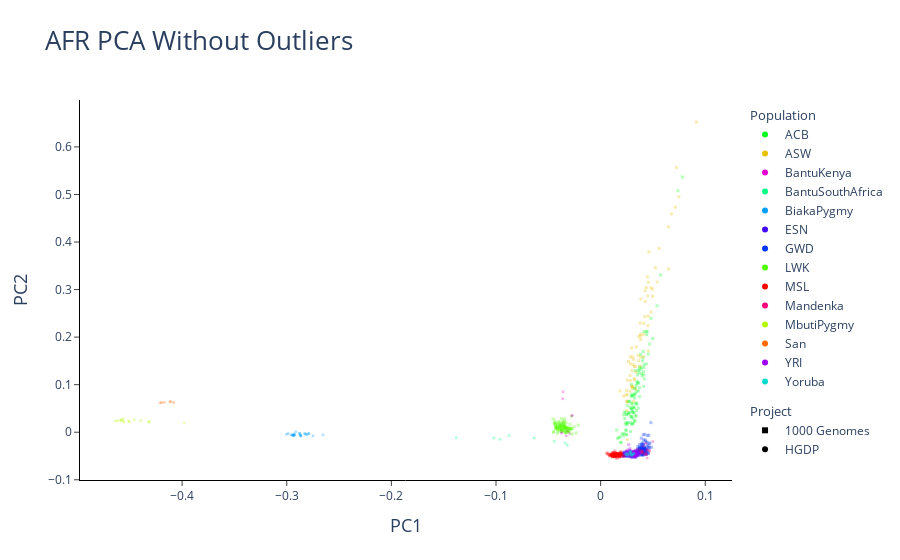
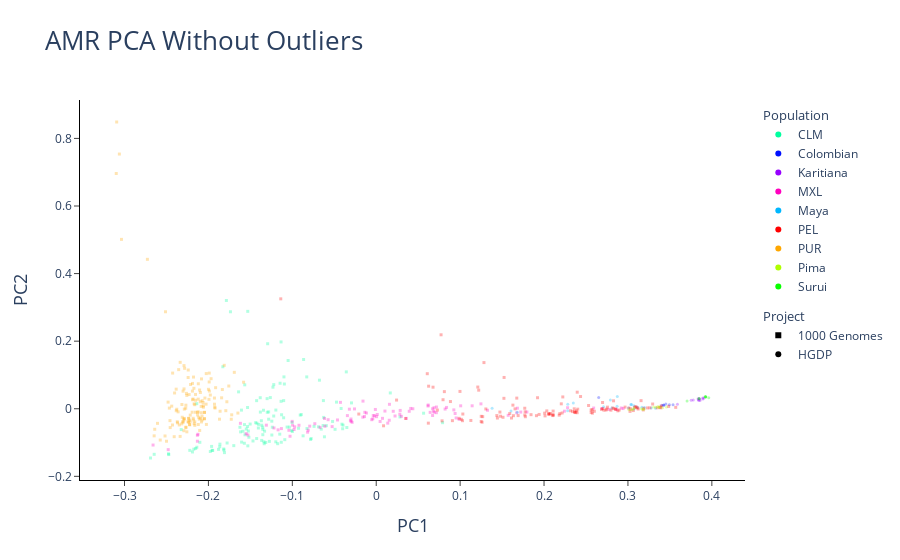

Notebook code cell kept with these figures, in order:
### Markdown cell above
### 6c-2. Subcontinental PCA Plots (without outliers)

[Back to Index](#Index)

### Code cell
# Initialize dictionary to save each plot
plots_without_outliers = {}

for region in regions[1:]: # skip "GLOBAL" and only plot PCA for the 7 genetic regions 
    
    # Filter for a specific region
    subcont_without_outliers = scores_without_outliers[region]

    # Only plotting PC1 vs PC2 but you can change the PC values or make a for loop to plot the rest of the PCs
    p = ggplot(subcont_without_outliers, aes(x=subcont_without_outliers.PC1, y=subcont_without_outliers.PC2)) + \
        geom_point(aes(color = subcont_without_outliers.subpop, 
                       shape = subcont_without_outliers.proj_title),
                       size = 3, alpha = .3) +\
        xlab("PC1") + \
        ylab("PC2") + \
        ggtitle(region + " PCA Without Outliers")+\
        labs(shape = 'Project', color = 'Population')

    # Add plot to dictionary with the region name as its key 
    plots_without_outliers[region] = p
    
# Show subcontinental PC1 vs PC2 plots one by one 
for region in regions[1:]:
    plots_without_outliers[region].show()

### Figure 1 — Plotly figure (JSON) as saved in the notebook; plotly's stock layout.template omitted (floating-point values rounded to 4 significant figures; data arrays with more than 128 entries replaced by an {"elided": "..."} marker saying what was removed)
{"data": [{"marker": {"color": "rgb(6, 255, 34)", "opacity": 0.3, "size": 3, "symbol": "square"}, "mode": "markers", "showlegend": false, "type": "scatter", "x": [0.04142, 0.01534, 0.04124, 0.0234, 0.02835, 0.03471, 0.03335, 0.02689, 0.02171, 0.03245, 0.02687, 0.03158, 0.02823, 0.02055, 0.02487, 0.02612, 0.03974, 0.03036, 0.03233, 0.023, 0.0411, 0.03636, 0.05728, 0.03033, 0.03504, 0.03251, 0.07808, 0.03346, 0.03298, 0.03911, 0.03864, 0.04372, 0.02783, 0.01861, 0.0346, 0.01608, 0.02183, 0.023, 0.03577, 0.02919, 0.03411, 0.02476, 0.04145, 0.02195, 0.04063, 0.02419, 0.03605, 0.02955, 0.04413, 0.03678, 0.03344, 0.03429, 0.02858, 0.04671, 0.0498, 0.03717, 0.03267, 0.03203, 0.03065, 0.02872, 0.03713, 0.03056, 0.03273, 0.02377, 0.03603, 0.04105, 0.02513, 0.0174, 0.02991, 0.03398, 0.04819, 0.02949, 0.01886, 0.04148, 0.02956, 0.07393, 0.03071, 0.02546, 0.03387, 0.03117, 0.01984, 0.04018, 0.02497, 0.0294, 0.02567, 0.03516, 0.02472, 0.03162, 0.03868, 0.04176, 0.03017, 0.03482, 0.03728, 0.05386, 0.03278, 0.02938, 0.02953, 0.04455, 0.04053, 0.0278, 0.0267, 0.02612, 0.04555, 0.02356, 0.03816, 0.03598, 0.03195, 0.02427, 0.03236, 0.02979, 0.03087, 0.02961, 0.04348, 0.0366], "xaxis": "x", "y": [0.1362, 0.00465, 0.1205, 0.04224, 0.02016, 0.08618, 0.08191, 0.06422, -0.007453, 0.09216, 0.03911, 0.05317, 0.05266, -0.003636, 0.003993, 0.06516, 0.119, 0.04215, 0.07179, 0.0422, 0.1273, 0.1248, 0.3306, 0.04508, 0.1021, 0.05092, 0.5368, 0.1298, 0.03406, 0.1232, 0.1364, 0.1436, 0.0408, -0.009721, 0.1064, -0.01254, -0.002966, 0.02872, 0.1053, 0.07679, 0.03462, -0.005175, 0.1421, 0.03651, 0.1697, 0.02072, 0.1036, 0.03292, 0.2051, 0.1307, 0.06024, 0.0458, 0.001443, 0.1854, 0.197, 0.1374, 0.02494, 0.07868, 0.07707, 0.03336, 0.09392, 0.0181, 0.02221, 0.004517, 0.08686, 0.09662, 0.03668, -0.01164, 0.08027, 0.0614, 0.2395, 0.1003, -0.02098, 0.2116, 0.03207, 0.5081, 0.05166, 0.05585, 0.09793, 0.01879, -0.02183, 0.15, 0.0153, 0.04962, 0.01894, 0.1203, 0.03749, 0.04098, 0.1331, 0.1121, 0.0599, 0.05937, 0.07488, 0.2659, 0.09215, 0.0484, 0.01655, 0.212, 0.1568, 0.06497, 0.04123, 0.01983, 0.1645, 0.01725, 0.1635, 0.05072, 0.04112, -0.004249, 0.07882, 0.07544, 0.02764, 0.06114, 0.2112, 0.1303], "yaxis": "y"}, {"marker": {"color": "rgb(232, 192, 0)", "opacity": 0.3, "size": 3, "symbol": "square"}, "mode": "markers", "showlegend": false, "type": "scatter", "x": [0.03854, 0.03582, 0.03641, 0.03814, 0.03213, 0.02848, 0.02998, 0.04371, 0.02797, 0.0304, 0.04496, 0.04972, 0.04553, 0.048, 0.0482, 0.02836, 0.03857, 0.04094, 0.02492, 0.03215, 0.03062, 0.03056, 0.02968, 0.03093, 0.0649, 0.0184, 0.02506, 0.02534, 0.03352, 0.02172, 0.07245, 0.0447, 0.06774, 0.05601, 0.02549, 0.03784, 0.03217, 0.05232, 0.03145, 0.03816, 0.04257, 0.02947, 0.09154, 0.0748, 0.02664, 0.04967, 0.03131, 0.0411, 0.02534, 0.03345, 0.04118, 0.02521, 0.04277, 0.05406, 0.02473, 0.03406, 0.03634, 0.06482, 0.03011, 0.03319, 0.0714, 0.04561, 0.03752, 0.04609, 0.03807, 0.02815, 0.02425, 0.02843, 0.04553, 0.04525, 0.04232], "xaxis": "x", "y": [0.28, 0.1618, 0.1507, 0.1581, 0.1383, 0.1439, 0.1295, 0.3042, 0.08635, 0.09304, 0.2866, 0.2859, 0.3153, 0.3038, 0.2528, 0.1586, 0.2024, 0.1588, 0.06531, 0.1104, 0.1582, 0.09585, 0.09718, 0.1423, 0.3433, 0.08671, 0.06304, 0.07931, 0.091, 0.07605, 0.5568, 0.3267, 0.4592, 0.3866, 0.1096, 0.2293, 0.1128, 0.3461, 0.06494, 0.1951, 0.2976, 0.1774, 0.6524, 0.495, 0.1489, 0.3011, 0.1534, 0.2062, -0.0156, 0.127, 0.2291, 0.04561, 0.2751, 0.3159, 0.08768, 0.1796, 0.2011, 0.4318, 0.09427, 0.1384, 0.4734, 0.1711, 0.139, 0.3793, 0.2057, 0.1194, 0.07798, 0.1084, 0.2442, 0.2242, 0.2434], "yaxis": "y"}, {"marker": {"color": "rgb(225, 0, 209)", "opacity": 0.3, "size": 3, "symbol": "circle"}, "mode": "markers", "showlegend": false, "type": "scatter", "x": [-0.03299, -0.03778, -0.02957, -0.02708, -0.03142, -0.02771, -0.03593, -0.0363, -0.03663, -0.03747, -0.03139, -0.032], "xaxis": "x", "y": [-0.007603, 0.001675, -0.00252, 0.03582, 0.001716, 0.03476, 0.08526, 0.07053, 0.0004632, -0.001838, 0.002826, 0.003858], "yaxis": "y"}, {"marker": {"color": "rgb(1, 255, 136)", "opacity": 0.3, "size": 3, "symbol": "circle"}, "mode": "markers", "showlegend": false, "type": "scatter", "x": [-0.1021, -0.09624, -0.0319, -0.06355, -0.04427, -0.03415, -0.08747, -0.138], "xaxis": "x", "y": [-0.01223, -0.01475, -0.02683, -0.01236, -0.01887, -0.0229, -0.006999, -0.01161], "yaxis": "y"}, {"marker": {"color": "rgb(0, 159, 255)", "opacity": 0.3, "size": 3, "symbol": "circle"}, "mode": "markers", "showlegend": false, "type": "scatter", "x": [-0.2928, -0.2654, -0.2928, -0.2959, -0.287, -0.2938, -0.2819, -0.2943, -0.3003, -0.2986, -0.2818, -0.2863, -0.2878, -0.283, -0.2748, -0.2942, -0.2877, -0.2928, -0.2867, -0.2869, -0.2928, -0.2804, -0.2789, -0.2914, -0.2791, -0.2945], "xaxis": "x", "y": [-0.005438, -0.005102, -0.003761, -0.005065, -0.005655, -0.006446, -0.003943, -0.006142, -0.004483, -0.002671, -0.003588, -0.007869, -0.002183, -0.002534, -0.007229, -0.006105, -0.002157, -0.007495, -0.007214, -0.006609, -0.005348, -0.005398, -0.002747, 0.0008115, -0.002627, -0.005542], "yaxis": "y"}, {"marker": {"color": "rgb(65, 9, 255)", "opacity": 0.3, "size": 3, "symbol": "square"}, "mode": "markers", "showlegend": false, "type": "scatter", "x": {"elided": "148 float values"}, "xaxis": "x", "y": {"elided": "148 float values"}, "yaxis": "y"}, {"marker": {"color": "rgb(0, 52, 255)", "opacity": 0.3, "size": 3, "symbol": "square"}, "mode": "markers", "showlegend": false, "type": "scatter", "x": {"elided": "176 float values"}, "xaxis": "x", "y": {"elided": "176 float values"}, "yaxis": "y"}, {"marker": {"color": "rgb(80, 255, 0)", "opacity": 0.3, "size": 3, "symbol": "square"}, "mode": "markers", "showlegend": false, "type": "scatter", "x": [-0.03315, -0.03677, -0.04277, -0.03414, -0.03921, -0.04004, -0.03381, -0.03735, -0.04426, -0.03943, -0.03747, -0.02742, -0.04527, -0.03728, -0.03723, -0.03491, -0.0397, -0.04135, -0.02848, -0.04186, -0.04212, -0.02991, -0.03749, -0.03453, -0.03436, -0.03915, -0.04095, -0.0419, -0.02898, -0.03517, -0.03217, -0.03682, -0.03604, -0.04553, -0.03048, -0.03377, -0.02943, -0.02933, -0.03016, -0.03252, -0.03323, -0.03112, -0.03379, -0.03706, -0.03757, -0.04172, -0.03536, -0.04487, -0.03934, -0.03628, -0.03937, -0.0441, -0.03839, -0.02345, -0.04357, -0.03604, -0.03692, -0.03487, -0.04124, -0.03286, -0.04136, -0.03552, -0.02788, -0.03525, -0.03108, -0.03779, -0.0346, -0.03397, -0.03699, -0.04039, -0.0296, -0.0357, -0.03354, -0.03361, -0.02145, -0.03447, -0.02757, -0.03258, -0.0391, -0.04125, -0.02555, -0.03294, -0.03186, -0.03836, -0.04285, -0.04304, -0.03161, -0.02723, -0.04324, -0.03501, -0.03574, -0.03457, -0.03882, -0.04348, -0.03932, -0.04157, -0.04303], "xaxis": "x", "y": [-0.001043, 0.01274, 0.01263, 0.002914, 0.009365, 0.009156, 0.01624, 0.02846, 0.01978, 0.001682, 0.01642, 0.006995, -0.0003063, 0.01441, 0.006195, 0.01167, 0.0226, 0.008594, 0.007332, 0.008536, 0.014, -0.0006313, 0.007851, 0.02821, 0.02359, 0.01359, 0.003877, 0.007979, 0.006228, 0.01198, 0.004041, 0.02104, 0.005784, 0.02806, 0.008277, 0.008643, 0.00891, 0.01694, 0.003605, 0.01111, 0.007197, 0.002222, 0.01162, 0.004003, 0.002743, 0.0112, 0.01578, 0.001336, 0.0089, 0.008065, 0.006619, 0.01697, 0.01297, -0.001597, 0.01859, 0.01272, 0.001998, 0.008577, 0.01221, -0.0006647, -0.002313, 0.01843, 0.0337, 0.003408, 0.008452, 0.005463, 0.008646, -0.0002175, 0.01183, 0.02063, 0.007073, 0.02028, -0.0009401, 0.007232, 0.01496, 0.01114, 0.007908, 0.009181, 0.01726, 0.004671, 0.01159, 0.02013, 0.004999, 0.01316, 0.009488, 0.006978, 0.008351, -0.003736, 0.0183, 0.01337, 0.02235, 0.0114, 0.01714, 0.02385, 0.01463, 0.01728, 0.01115], "yaxis": "y"}, {"marker": {"color": "rgb(255, 0, 0)", "opacity": 0.3, "size": 3, "symbol": "square"}, "mode": "markers", "showlegend": false, "type": "scatter", "x": [0.009073, 0.01469, 0.01146, 0.01394, 0.01308, 0.01856, 0.01632, 0.02246, 0.0113, 0.01002, 0.007392, 0.0158, 0.01112, 0.01403, 0.01304, 0.0157, 0.01741, 0.01646, 0.01146, 0.01505, 0.0191, 0.02027, 0.01167, 0.0165, 0.03275, 0.01249, 0.01406, 0.01164, 0.0112, 0.01128, 0.01692, 0.01069, 0.01038, 0.01179, 0.01732, 0.01505, 0.00909, 0.01544, 0.01376, 0.01275, 0.01656, 0.01885, 0.02109, 0.01578, 0.01719, 0.0196, 0.01932, 0.01923, 0.01728, 0.0131, 0.01727, 0.01565, 0.01118, 0.01546, 0.01133, 0.01621, 0.01307, 0.01806, 0.01767, 0.01928, 0.01781, 0.01492, 0.01953, 0.01014, 0.01863, 0.0159, 0.01353, 0.01525, 0.01453, 0.01782, 0.01371, 0.008259, 0.01258, 0.01737, 0.01374, 0.02159, 0.01851, 0.01893, 0.01573, 0.009774, 0.008694, 0.01136, 0.01403, 0.01332, 0.01198, 0.01725, 0.01591, 0.0146, 0.01074, 0.01554, 0.01381, 0.01554, 0.01883, 0.01333, 0.01388, 0.01203, 0.00642, 0.005881], "xaxis": "x", "y": [-0.0485, -0.05391, -0.04674, -0.0505, -0.04953, -0.04665, -0.04662, -0.04876, -0.05001, -0.04813, -0.04694, -0.047, -0.0486, -0.04608, -0.04833, -0.04895, -0.04686, -0.0497, -0.05118, -0.04711, -0.04805, -0.04564, -0.04878, -0.04739, -0.04065, -0.04611, -0.05005, -0.04217, -0.04639, -0.04808, -0.04906, -0.04541, -0.04722, -0.05179, -0.04671, -0.04708, -0.0472, -0.04452, -0.04516, -0.04963, -0.04536, -0.0515, -0.04659, -0.04796, -0.04549, -0.04602, -0.04595, -0.04448, -0.05102, -0.0507, -0.04624, -0.04998, -0.05062, -0.0457, -0.04432, -0.05419, -0.0511, -0.05154, -0.04717, -0.04875, -0.05091, -0.04771, -0.04073, -0.04607, -0.05069, -0.04571, -0.04407, -0.05087, -0.04797, -0.05012, -0.05018, -0.04655, -0.04325, -0.04853, -0.04652, -0.05097, -0.04333, -0.0436, -0.04457, -0.04893, -0.05029, -0.0503, -0.04937, -0.04842, -0.04908, -0.04438, -0.04673, -0.04565, -0.0465, -0.04714, -0.0396, -0.04908, -0.04386, -0.04732, -0.04373, -0.04609, -0.04379, -0.04493], "yaxis": "y"}, {"marker": {"color": "rgb(255, 0, 123)", "opacity": 0.3, "size": 3, "symbol": "circle"}, "mode": "markers", "showlegend": false, "type": "scatter", "x": [0.04324, 0.03954, 0.04101, 0.03911, 0.04334, 0.03857, 0.04055, 0.04666, 0.03749, 0.03669, 0.04427, 0.04312, 0.04365, 0.04988, 0.04447, 0.0379, 0.04406, 0.03855, 0.04675, 0.03465, 0.04169, 0.04122, 0.03982], "xaxis": "x", "y": [-0.04688, -0.03772, -0.04297, -0.04495, -0.04366, -0.04174, -0.04083, -0.03783, -0.03977, -0.0371, -0.03525, -0.02317, -0.03906, -0.01956, -0.05414, -0.04113, -0.04659, -0.04282, -0.03952, -0.03568, -0.04742, -0.02888, -0.04004], "yaxis": "y"}, {"marker": {"color": "rgb(181, 249, 0)", "opacity": 0.3, "size": 3, "symbol": "circle"}, "mode": "markers", "showlegend": false, "type": "scatter", "x": [-0.4568, -0.4457, -0.4616, -0.4583, -0.4318, -0.4557, -0.4564, -0.398, -0.4511, -0.4396, -0.4505, -0.4587, -0.4636, -0.4313], "xaxis": "x", "y": [0.02447, 0.02649, 0.02477, 0.02656, 0.02077, 0.02157, 0.02762, 0.01967, 0.02397, 0.02491, 0.02189, 0.02434, 0.02343, 0.02311], "yaxis": "y"}, {"marker": {"color": "rgb(255, 107, 0)", "opacity": 0.3, "size": 3, "symbol": "circle"}, "mode": "markers", "showlegend": false, "type": "scatter", "x": [-0.4118, -0.408, -0.4196, -0.421, -0.4172, -0.4105], "xaxis": "x", "y": [0.06468, 0.06266, 0.06238, 0.06195, 0.0629, 0.06396], "yaxis": "y"}, {"marker": {"color": "rgb(158, 0, 250)", "opacity": 0.3, "size": 3, "symbol": "square"}, "mode": "markers", "showlegend": false, "type": "scatter", "x": {"elided": "175 float values"}, "xaxis": "x", "y": {"elided": "175 float values"}, "yaxis": "y"}, {"marker": {"color": "rgb(0, 219, 207)", "opacity": 0.3, "size": 3, "symbol": "circle"}, "mode": "markers", "showlegend": false, "type": "scatter", "x": [0.02667, 0.02468, 0.02577, 0.02405, 0.02337, 0.0295, 0.02861, 0.02991, 0.02888, 0.02727, 0.02519, 0.02772, 0.03192, 0.02557, 0.02913, 0.03189, 0.03045, 0.02776, 0.03045, 0.02889, 0.0292], "xaxis": "x", "y": [-0.04933, -0.04303, -0.04485, -0.04733, -0.04534, -0.04805, -0.04411, -0.04823, -0.04026, -0.04469, -0.04825, -0.03995, -0.04443, -0.0475, -0.04774, -0.04506, -0.04626, -0.04409, -0.04739, -0.04095, -0.04392], "yaxis": "y"}, {"legendgroup": "color", "legendgrouptitle": {"text": "Population"}, "marker": {"color": "rgb(6, 255, 34)", "symbol": "circle"}, "mode": "markers", "name": "ACB", "showlegend": true, "type": "scatter", "x": [null], "y": [null]}, {"legendgroup": "color", "legendgrouptitle": {"text": "Population"}, "marker": {"color": "rgb(232, 192, 0)", "symbol": "circle"}, "mode": "markers", "name": "ASW", "showlegend": true, "type": "scatter", "x": [null], "y": [null]}, {"legendgroup": "color", "legendgrouptitle": {"text": "Population"}, "marker": {"color": "rgb(225, 0, 209)", "symbol": "circle"}, "mode": "markers", "name": "BantuKenya", "showlegend": true, "type": "scatter", "x": [null], "y": [null]}, {"legendgroup": "color", "legendgrouptitle": {"text": "Population"}, "marker": {"color": "rgb(1, 255, 136)", "symbol": "circle"}, "mode": "markers", "name": "BantuSouthAfrica", "showlegend": true, "type": "scatter", "x": [null], "y": [null]}, {"legendgroup": "color", "legendgrouptitle": {"text": "Population"}, "marker": {"color": "rgb(0, 159, 255)", "symbol": "circle"}, "mode": "markers", "name": "BiakaPygmy", "showlegend": true, "type": "scatter", "x": [null], "y": [null]}, {"legendgroup": "color", "legendgrouptitle": {"text": "Population"}, "marker": {"color": "rgb(65, 9, 255)", "symbol": "circle"}, "mode": "markers", "name": "ESN", "showlegend": true, "type": "scatter", "x": [null], "y": [null]}, {"legendgroup": "color", "legendgrouptitle": {"text": "Population"}, "marker": {"color": "rgb(0, 52, 255)", "symbol": "circle"}, "mode": "markers", "name": "GWD", "showlegend": true, "type": "scatter", "x": [null], "y": [null]}, {"legendgroup": "color", "legendgrouptitle": {"text": "Population"}, "marker": {"color": "rgb(80, 255, 0)", "symbol": "circle"}, "mode": "markers", "name": "LWK", "showlegend": true, "type": "scatter", "x": [null], "y": [null]}, {"legendgroup": "color", "legendgrouptitle": {"text": "Population"}, "marker": {"color": "rgb(255, 0, 0)", "symbol": "circle"}, "mode": "markers", "name": "MSL", "showlegend": true, "type": "scatter", "x": [null], "y": [null]}, {"legendgroup": "color", "legendgrouptitle": {"text": "Population"}, "marker": {"color": "rgb(255, 0, 123)", "symbol": "circle"}, "mode": "markers", "name": "Mandenka", "showlegend": true, "type": "scatter", "x": [null], "y": [null]}, {"legendgroup": "color", "legendgrouptitle": {"text": "Population"}, "marker": {"color": "rgb(181, 249, 0)", "symbol": "circle"}, "mode": "markers", "name": "MbutiPygmy", "showlegend": true, "type": "scatter", "x": [null], "y": [null]}, {"legendgroup": "color", "legendgrouptitle": {"text": "Population"}, "marker": {"color": "rgb(255, 107, 0)", "symbol": "circle"}, "mode": "markers", "name": "San", "showlegend": true, "type": "scatter", "x": [null], "y": [null]}, {"legendgroup": "color", "legendgrouptitle": {"text": "Population"}, "marker": {"color": "rgb(158, 0, 250)", "symbol": "circle"}, "mode": "markers", "name": "YRI", "showlegend": true, "type": "scatter", "x": [null], "y": [null]}, {"legendgroup": "color", "legendgrouptitle": {"text": "Population"}, "marker": {"color": "rgb(0, 219, 207)", "symbol": "circle"}, "mode": "markers", "name": "Yoruba", "showlegend": true, "type": "scatter", "x": [null], "y": [null]}, {"legendgroup": "shape", "legendgrouptitle": {"text": "Project"}, "marker": {"color": "black", "symbol": "square"}, "mode": "markers", "name": "1000 Genomes", "showlegend": true, "type": "scatter", "x": [null], "y": [null]}, {"legendgroup": "shape", "legendgrouptitle": {"text": "Project"}, "marker": {"color": "black", "symbol": "circle"}, "mode": "markers", "name": "HGDP", "showlegend": true, "type": "scatter", "x": [null], "y": [null]}], "layout": {"font": {"family": "Arial, \"Open Sans\", verdana, sans-serif"}, "plot_bgcolor": "white", "title": {"font": {"size": 26}, "text": "AFR PCA Without Outliers"}, "xaxis": {"anchor": "y", "domain": [0, 1], "linecolor": "black", "ticks": "outside", "title": {"font": {"size": 18}, "text": "PC1"}}, "yaxis": {"anchor": "x", "domain": [0, 1], "linecolor": "black", "ticks": "outside", "title": {"font": {"size": 18}, "text": "PC2"}}}}

### Figure 2 — Plotly figure (JSON) as saved in the notebook; plotly's stock layout.template omitted (floating-point values rounded to 4 significant figures; data arrays with more than 128 entries replaced by an {"elided": "..."} marker saying what was removed)
{"data": [{"marker": {"color": "rgb(0, 255, 159)", "opacity": 0.3, "size": 3, "symbol": "square"}, "mode": "markers", "showlegend": false, "type": "scatter", "x": {"elided": "130 float values"}, "xaxis": "x", "y": {"elided": "130 float values"}, "yaxis": "y"}, {"marker": {"color": "rgb(0, 16, 255)", "opacity": 0.3, "size": 3, "symbol": "circle"}, "mode": "markers", "showlegend": false, "type": "scatter", "x": [0.2651, 0.3494, 0.3427, 0.3404, 0.3538, 0.3427, 0.3452], "xaxis": "x", "y": [0.03324, 0.01163, 0.01133, 0.01072, 0.0119, 0.01017, 0.01371], "yaxis": "y"}, {"marker": {"color": "rgb(151, 0, 255)", "opacity": 0.3, "size": 3, "symbol": "circle"}, "mode": "markers", "showlegend": false, "type": "scatter", "x": [0.3846, 0.3906, 0.384, 0.3779, 0.359, 0.3859, 0.3848, 0.3836, 0.3893, 0.3891, 0.3853, 0.3754], "xaxis": "x", "y": [0.02552, 0.03153, 0.02578, 0.02577, 0.01327, 0.02472, 0.03062, 0.02983, 0.02862, 0.0318, 0.02912, 0.02482], "yaxis": "y"}, {"marker": {"color": "rgb(255, 0, 191)", "opacity": 0.3, "size": 3, "symbol": "square"}, "mode": "markers", "showlegend": false, "type": "scatter", "x": [-0.2479, -0.153, -0.2132, -0.1309, -0.1219, -0.117, 0.04363, -0.09965, -0.01396, 0.06885, -0.08105, -0.004051, -0.003527, 0.007459, -0.005357, 0.07175, 0.02029, 0.06177, -0.08179, 0.0003654, -0.02874, -0.2132, -0.1041, -0.155, -0.1619, -0.266, -0.2124, 0.06848, 0.01373, 0.02997, -0.1027, -0.01595, -0.05255, 0.03933, 0.07168, 0.0689, -0.03436, 0.1006, 0.02813, -0.00208, 0.01575, -0.01172, -0.07321, 0.09526, 0.004625, 0.2776, 0.2591, 0.269, 0.2921, 0.2942, 0.2866, 0.09884, 0.2281, 0.1682, 0.2243, 0.1326, 0.03579, 0.09402, -0.06167, -0.113, -0.09207, 0.01551, 0.1143, -0.001033, 0.06187, 0.1796, 0.1674, 0.1722, 0.04113, 0.08379, 0.06716, -0.05734, -0.04615, 0.0224, -0.03009, -0.06116, 0.00122, -0.0297, -0.01577, -0.032, -0.04264, -0.09719, -0.067, -0.07929, -0.01358, 0.1573, 0.06429, 0.1248, 0.06718, 0.08209, 0.09249, -0.02589, 0.02856, -0.1002, -0.09793, 0.01039, -0.03078], "xaxis": "x", "y": [-0.121, -0.07763, -0.09607, -0.04856, -0.05681, -0.06238, -4.867e-05, -0.04867, -0.02318, 0.003031, -0.06323, -0.02968, -0.02006, -0.02838, -0.03239, 0.005138, -0.0075, 0.008168, -0.06925, -0.02347, -0.04017, -0.07839, -0.06371, -0.07362, -0.04313, -0.1074, -0.07554, -0.007052, -0.04259, -0.02238, -0.08134, -0.02482, -0.05284, -0.007484, -0.01164, -0.01042, -0.02029, 0.008701, -0.01608, -0.02086, 0.01315, -0.01258, -0.04421, -0.02732, -0.03761, -0.001941, 0.002136, 0.0007002, 0.002158, 0.0005615, -0.00242, -0.0313, 0.003077, 0.001674, -0.007173, -0.00441, -0.02852, -0.01397, -0.02881, -0.05872, -0.04883, -0.03402, 0.008761, -0.002085, 0.01103, -0.009663, -0.01214, -0.009845, 0.000948, 0.003934, -1.103e-06, -0.03238, -0.03315, -0.02143, -0.03035, -0.0518, -0.01704, -0.03719, 0.02263, -0.001248, 0.01893, -0.0535, -0.05506, -0.05153, -0.01046, -0.01941, -0.01065, 0.01445, -0.0199, -0.0009061, -0.003345, -0.0005518, -0.004935, -0.0373, -0.06141, -0.006799, -0.03561], "yaxis": "y"}, {"marker": {"color": "rgb(0, 183, 255)", "opacity": 0.3, "size": 3, "symbol": "circle"}, "mode": "markers", "showlegend": false, "type": "scatter", "x": [0.287, 0.3113, 0.3072, 0.3034, 0.1381, 0.2283, 0.2808, 0.2874, 0.3166, 0.3072, 0.2349, 0.2281, 0.3007, 0.1606, 0.3044, 0.3197, 0.2791, 0.1681, 0.2709, 0.3277, 0.3328], "xaxis": "x", "y": [0.007177, 0.004769, -0.000676, 0.01251, 0.001842, 0.01361, 0.002511, 0.03643, 0.004341, 0.008738, 0.01694, -0.005573, 0.001951, -0.00643, 0.0128, 0.003606, 0.02616, -0.01039, 0.005873, 0.001904, 0.001561], "yaxis": "y"}, {"marker": {"color": "rgb(255, 0, 0)", "opacity": 0.3, "size": 3, "symbol": "square"}, "mode": "markers", "showlegend": false, "type": "scatter", "x": [0.1511, 0.008713, 0.07847, 0.1261, 0.3116, 0.2113, -0.02077, 0.09079, 0.03503, 0.1675, 0.0677, 0.09981, 0.2561, 0.2012, 0.2188, 0.3349, 0.1909, 0.26, 0.3079, 0.1524, 0.2395, 0.3397, 0.3064, 0.3233, 0.218, 0.1221, 0.1629, 0.1777, 0.1306, 0.1474, 0.3382, 0.2033, 0.2699, 0.2224, 0.2387, 0.2531, 0.1522, 0.2055, 0.177, 0.1032, 0.1284, 0.121, 0.2435, 0.3156, 0.2828, 0.2756, 0.2855, 0.2831, 0.3391, 0.08844, 0.1128, 0.3099, 0.2099, 0.1251, 0.06084, 0.0812, 0.2206, 0.3094, 0.2697, 0.1437, 0.2105, 0.1941, 0.1612, 0.1654, 0.1591, 0.2062, 0.1482, 0.1771, 0.1775, 0.2797, 0.2341, 0.2685, 0.2574, 0.2075, 0.2315, 0.2369, -0.1138, 0.2402, 0.1269, 0.06243, 0.07962, 0.236, 0.2747, 0.3032, 0.3011, 0.2714, 0.2895, 0.2739, 0.3122, 0.1251, 0.0621, 0.3263, 0.2363, 0.2852, 0.2056, 0.3025, 0.2965, 0.3295, 0.3569, 0.3485, 0.07727, 0.3183, 0.1444, 0.2819, 0.2216, 0.2108, 0.1845, 0.2007, 0.3188, 0.2577, 0.288, 0.09873, 0.2562, 0.1635, 0.2373, 0.1014, 0.1691, 0.1923, 0.1028, 0.02424, 0.2395, 0.07289], "xaxis": "x", "y": [-0.02526, -0.05042, -0.03579, -0.03983, 0.00253, -0.01833, -0.01568, -0.03521, -0.02875, 0.03152, 0.06382, 0.05127, -0.003415, -0.02107, -0.01437, 0.0028, -0.02046, -0.007437, 0.004425, 0.09264, 0.04903, 0.008235, -0.005293, 0.002505, -0.01889, 0.05499, 0.01073, -0.02357, -0.0005957, -0.009778, 0.004125, -0.006334, 0.0004579, 0.03498, -0.00647, 0.009565, 0.03085, -0.01509, 0.001522, -0.01561, 0.1366, 0.06424, 0.03618, 0.02398, 0.02348, 0.004805, -0.000433, 0.0003905, 0.002643, 0.02136, -0.03459, 0.003461, -0.01792, -0.03769, 0.1037, 0.05064, 0.01459, 0.006771, 0.01846, -0.02017, -0.02021, -0.01683, -0.02745, -0.0002991, -0.01422, -0.01581, -0.02213, -0.01857, -0.008964, -0.00424, -0.008416, -0.001817, -0.002752, -0.01417, -0.005971, -0.009596, 0.3253, -0.001223, -0.02333, 0.06681, 0.02671, -0.0001571, -0.001042, -0.0002578, 0.001927, -0.004224, -0.003809, -0.003737, -0.0007598, -0.02244, -0.0426, 0.002803, -0.009699, -0.001974, -0.01557, -0.007907, 0.004868, 0.01404, 0.00413, 0.006853, 0.2189, -0.003517, -0.02748, 0.002324, -0.01246, -0.006861, -0.01746, -0.01299, 0.00136, -0.01304, -0.006131, -0.02834, -0.01111, -0.02049, -0.0113, -0.03128, -0.02025, 0.03263, -0.0353, 0.02571, -0.0117, -0.003898], "yaxis": "y"}, {"marker": {"color": "rgb(255, 167, 0)", "opacity": 0.3, "size": 3, "symbol": "square"}, "mode": "markers", "showlegend": false, "type": "scatter", "x": {"elided": "138 float values"}, "xaxis": "x", "y": {"elided": "138 float values"}, "yaxis": "y"}, {"marker": {"color": "rgb(175, 255, 0)", "opacity": 0.3, "size": 3, "symbol": "circle"}, "mode": "markers", "showlegend": false, "type": "scatter", "x": [0.3191, 0.3371, 0.3331, 0.3039, 0.316, 0.3306, 0.3057, 0.346, 0.3375, 0.3012, 0.3175, 0.3074, 0.3357, 0.3413], "xaxis": "x", "y": [-0.001803, 0.003741, 0.004517, -0.002733, 6.867e-05, 0.004902, -0.001387, 0.005169, 0.004845, -0.003069, -0.002378, 0.002039, 0.006331, 0.002735], "yaxis": "y"}, {"marker": {"color": "rgb(8, 255, 0)", "opacity": 0.3, "size": 3, "symbol": "circle"}, "mode": "markers", "showlegend": false, "type": "scatter", "x": [0.3928, 0.3919, 0.3847, 0.3926, 0.3705, 0.3963, 0.3848, 0.3926], "xaxis": "x", "y": [0.03469, 0.03522, 0.02964, 0.0352, 0.02319, 0.03257, 0.0307, 0.03525], "yaxis": "y"}, {"legendgroup": "color", "legendgrouptitle": {"text": "Population"}, "marker": {"color": "rgb(0, 255, 159)", "symbol": "circle"}, "mode": "markers", "name": "CLM", "showlegend": true, "type": "scatter", "x": [null], "y": [null]}, {"legendgroup": "color", "legendgrouptitle": {"text": "Population"}, "marker": {"color": "rgb(0, 16, 255)", "symbol": "circle"}, "mode": "markers", "name": "Colombian", "showlegend": true, "type": "scatter", "x": [null], "y": [null]}, {"legendgroup": "color", "legendgrouptitle": {"text": "Population"}, "marker": {"color": "rgb(151, 0, 255)", "symbol": "circle"}, "mode": "markers", "name": "Karitiana", "showlegend": true, "type": "scatter", "x": [null], "y": [null]}, {"legendgroup": "color", "legendgrouptitle": {"text": "Population"}, "marker": {"color": "rgb(255, 0, 191)", "symbol": "circle"}, "mode": "markers", "name": "MXL", "showlegend": true, "type": "scatter", "x": [null], "y": [null]}, {"legendgroup": "color", "legendgrouptitle": {"text": "Population"}, "marker": {"color": "rgb(0, 183, 255)", "symbol": "circle"}, "mode": "markers", "name": "Maya", "showlegend": true, "type": "scatter", "x": [null], "y": [null]}, {"legendgroup": "color", "legendgrouptitle": {"text": "Population"}, "marker": {"color": "rgb(255, 0, 0)", "symbol": "circle"}, "mode": "markers", "name": "PEL", "showlegend": true, "type": "scatter", "x": [null], "y": [null]}, {"legendgroup": "color", "legendgrouptitle": {"text": "Population"}, "marker": {"color": "rgb(255, 167, 0)", "symbol": "circle"}, "mode": "markers", "name": "PUR", "showlegend": true, "type": "scatter", "x": [null], "y": [null]}, {"legendgroup": "color", "legendgrouptitle": {"text": "Population"}, "marker": {"color": "rgb(175, 255, 0)", "symbol": "circle"}, "mode": "markers", "name": "Pima", "showlegend": true, "type": "scatter", "x": [null], "y": [null]}, {"legendgroup": "color", "legendgrouptitle": {"text": "Population"}, "marker": {"color": "rgb(8, 255, 0)", "symbol": "circle"}, "mode": "markers", "name": "Surui", "showlegend": true, "type": "scatter", "x": [null], "y": [null]}, {"legendgroup": "shape", "legendgrouptitle": {"text": "Project"}, "marker": {"color": "black", "symbol": "square"}, "mode": "markers", "name": "1000 Genomes", "showlegend": true, "type": "scatter", "x": [null], "y": [null]}, {"legendgroup": "shape", "legendgrouptitle": {"text": "Project"}, "marker": {"color": "black", "symbol": "circle"}, "mode": "markers", "name": "HGDP", "showlegend": true, "type": "scatter", "x": [null], "y": [null]}], "layout": {"font": {"family": "Arial, \"Open Sans\", verdana, sans-serif"}, "plot_bgcolor": "white", "title": {"font": {"size": 26}, "text": "AMR PCA Without Outliers"}, "xaxis": {"anchor": "y", "domain": [0, 1], "linecolor": "black", "ticks": "outside", "title": {"font": {"size": 18}, "text": "PC1"}}, "yaxis": {"anchor": "x", "domain": [0, 1], "linecolor": "black", "ticks": "outside", "title": {"font": {"size": 18}, "text": "PC2"}}}}
